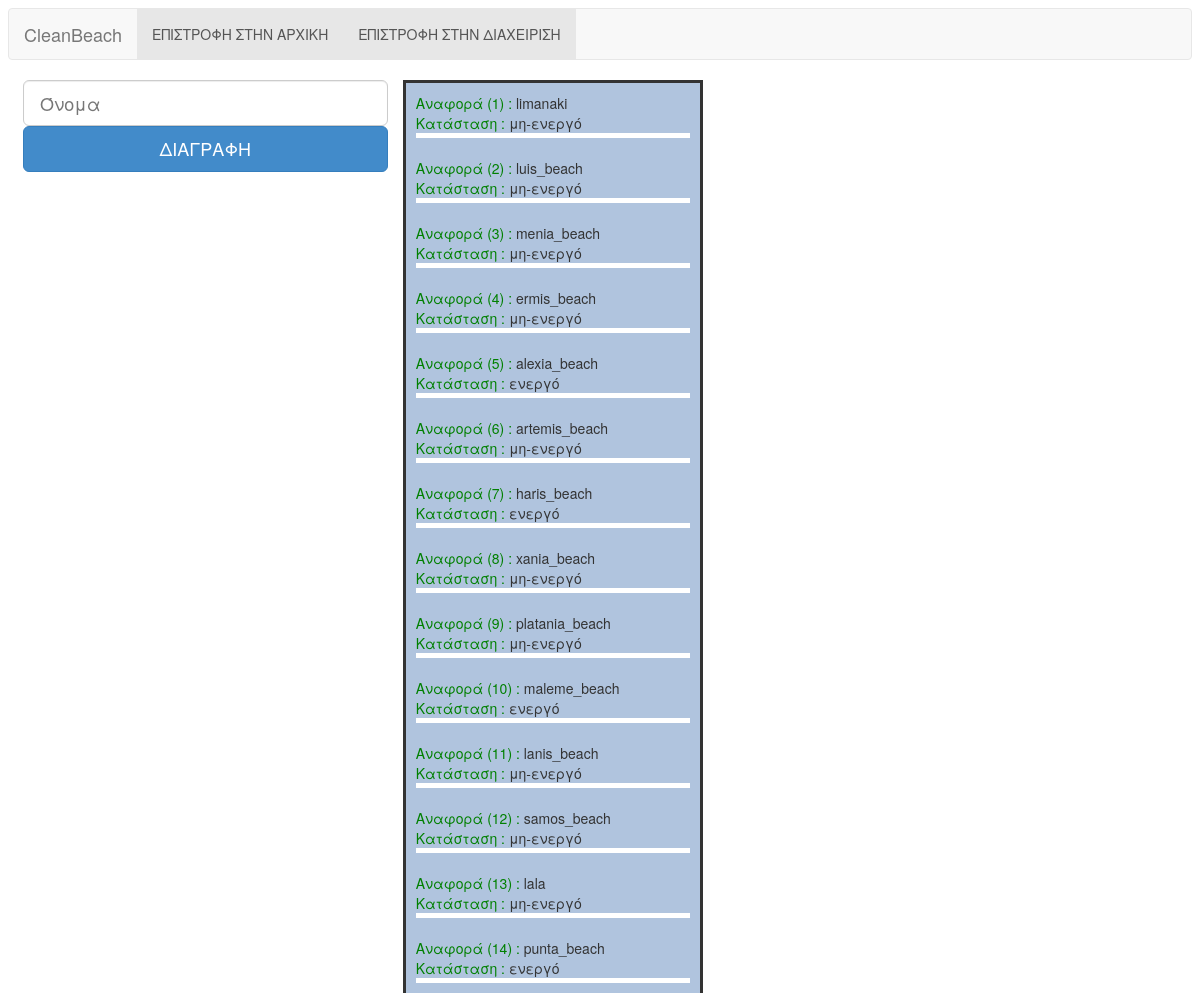
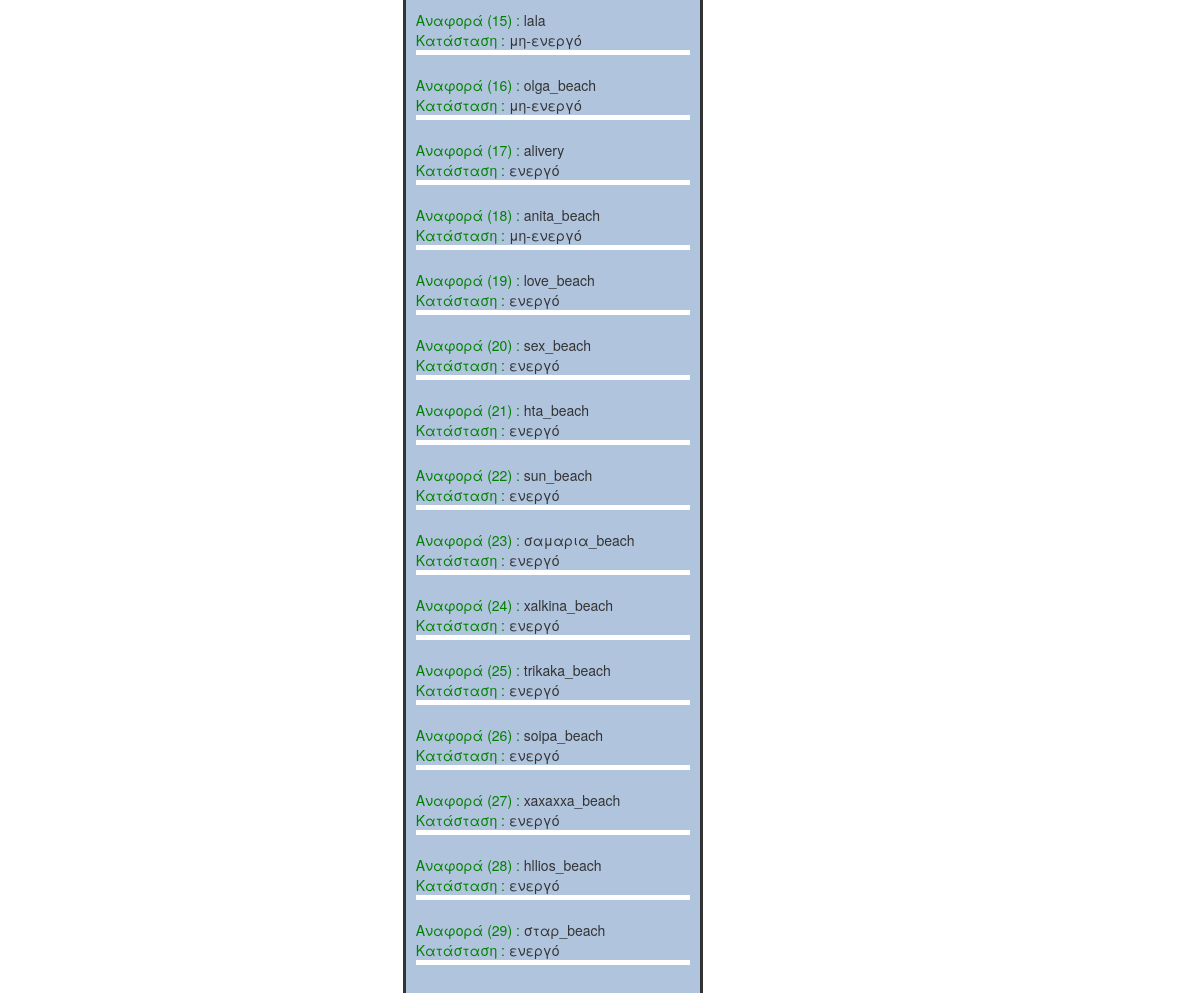
Screenshot of /code/emf_anaforwn.php with the database file from the repository (2 pictures, top to bottom).
### tables this page shows
CREATE TABLE IF NOT EXISTS `anafores` (
  `aID` int(11) NOT NULL AUTO_INCREMENT,
  `perigrafh` varchar(255) NOT NULL,
  `lin` float(10,6) DEFAULT NULL,
  `lon` float(10,6) DEFAULT NULL,
  `thesi` varchar(255) DEFAULT NULL,
  `sxolia` varchar(255) DEFAULT NULL,
  `username` varchar(35) DEFAULT NULL,
  `katastash` varchar(255) DEFAULT NULL,
  `luths` varchar(255) DEFAULT NULL,
  `date_eisodou` datetime DEFAULT NULL,
  `date_lyshs` datetime DEFAULT NULL,
  PRIMARY KEY (`aID`)
);

### code/emf_anaforwn.php (the view, shortened to what this page needs)
<!DOCTYPE html>
<html lang="en">
  <head>
    <link href="css/bootstrap.min.css" rel="stylesheet">
  </head>
  <body>
<nav class="navbar navbar-default" role="navigation">
  <div class="container-fluid">
    <div class="navbar-header">
      <a class="navbar-brand" href="#">CleanBeach</a>
    </div>
    <div class="collapse navbar-collapse" id="bs-example-navbar-collapse-1">
      <ul class="nav navbar-nav">
        <li class="active"><a href='index.php'>ΕΠΙΣΤΡΟΦΗ ΣΤΗΝ ΑΡΧΙΚΗ</a></li>
         <li class="active"><a href='diaxeirish.html'>ΕΠΙΣΤΡΟΦΗ ΣΤΗΝ ΔΙΑΧΕΙΡΙΣΗ</a></li>
      </ul>
    </div>
  </div>
</nav>
<form  enctype=multipart/form-data class="col-lg-4" method="post" action="diagrafh_anaforas.php"  style="float:center" >
      <div class="form-group">
          <input type="text" class="form-control input-lg" placeholder="Όνομα" name="name">
           <button class="btn btn-primary btn-lg btn-block">ΔΙΑΓΡΑΦΗ</button>
      </div>
 </form>
<?php
$con=mysqli_connect("localhost","root","","web_project_am5076");
$result3 = mysqli_query($con,"SELECT * FROM anafores  ");
$count=1;
?>
<div id="section">
<?php
while($row3 = mysqli_fetch_array($result3)){
  echo "<font color='green'>Αναφορά ($count) : </font> ";
  echo $row3['thesi'];
	echo '<br>';
	echo "<font color='green'>Κατάσταση : </font> ";
  echo $row3['katastash'];
  echo "<div class=\"p\"></div>";
  echo '<br>';
  $count= $count+1;
	}
?>
</div>
</body>
</html>

### code/emf_anaforwn.php (style rules this page uses)
body { background: url('beach.png') no-repeat fixed; -webkit-background-size: cover; -moz-background-size: cover; -o-background-size: cover; background-size: cover; }
#section { width:300px; float:left; padding:10px; border-style: solid; background :#b0c4de; }
.p { border-bottom: 5px solid ; color: #FFFFFF; }

### rows the page displays
anafores: thesi "limanaki", katastash "μη-ενεργό"
anafores: thesi "luis_beach", katastash "μη-ενεργό"
anafores: thesi "menia_beach", katastash "μη-ενεργό"
anafores: thesi "ermis_beach", katastash "μη-ενεργό"
anafores: thesi "alexia_beach", katastash "ενεργό"
anafores: thesi "artemis_beach", katastash "μη-ενεργό"
anafores: thesi "haris_beach", katastash "ενεργό"
anafores: thesi "xania_beach", katastash "μη-ενεργό"
anafores: thesi "platania_beach", katastash "μη-ενεργό"
anafores: thesi "maleme_beach", katastash "ενεργό"
anafores: thesi "lanis_beach", katastash "μη-ενεργό"
anafores: thesi "samos_beach", katastash "μη-ενεργό"
anafores: thesi "lala", katastash "μη-ενεργό"
anafores: thesi "punta_beach", katastash "ενεργό"
anafores: thesi "lala", katastash "μη-ενεργό"
anafores: thesi "olga_beach", katastash "μη-ενεργό"
anafores: thesi "alivery", katastash "ενεργό"
anafores: thesi "anita_beach", katastash "μη-ενεργό"
anafores: thesi "love_beach", katastash "ενεργό"
anafores: thesi "sex_beach", katastash "ενεργό"
anafores: thesi "hta_beach", katastash "ενεργό"
anafores: thesi "sun_beach", katastash "ενεργό"
anafores: thesi "σαμαρια_beach", katastash "ενεργό"
anafores: thesi "xalkina_beach", katastash "ενεργό"
anafores: thesi "trikaka_beach", katastash "ενεργό"
anafores: thesi "soipa_beach", katastash "ενεργό"
anafores: thesi "xaxaxxa_beach", katastash "ενεργό"
anafores: thesi "hllios_beach", katastash "ενεργό"
anafores: thesi "σταρ_beach", katastash "ενεργό"
